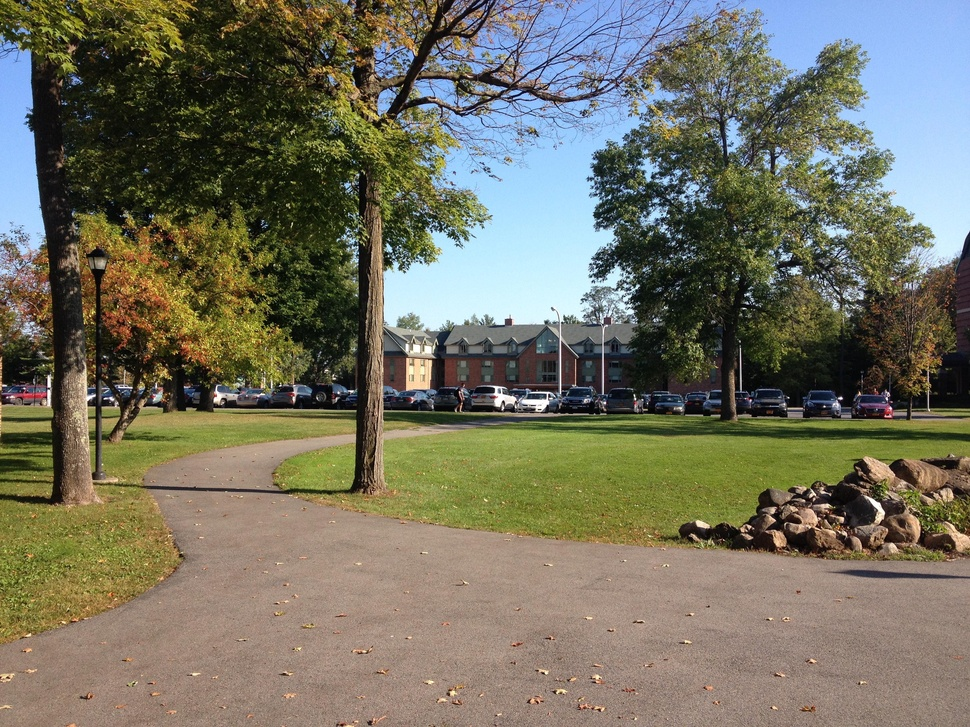
#> input picture Image1.jpg, 970 x 727 px, shrunk from 3264 x 2448 before the run
$ python script.py
#> lines starting #> are read from the running program, lines starting #| are printed output that depends on the picture
### a2.py
import cv2
import numpy as np
import scipy

def transform_image(input_image, transform_matrix, transform_type) -> cv2.Mat:
    """
    Transform an image using a given transform matrix and type.

    :param input_image: The image to be transformed.
    :param transform_matrix: The transform matrix.
    :param transform_type: The type of transform to be applied.
    :return: The transformed image.
    """


    width = input_image.shape[1]
    height = input_image.shape[0]

    orig_coords = np.meshgrid(np.arange(width), np.arange(height))

    transform_types = ['translation', 'rotation', 'scaling', 'shear', 'affine', 'reflection', 'homography']

    assert transform_type in transform_types, 'Invalid transform type.'

    # Step 1: Create placeholder for output image

    new_width, new_height, shift_x, shift_y = get_i_prime(input_image, transform_matrix)
    shifted_matrix = np.array([[1, 0, shift_x], [0, 1, shift_y], [0, 0, 1]])
    inverse_shifted_matrix = np.array([[1, 0, -shifted_matrix[0, 2]], [0, 1, -shifted_matrix[1, 2]], [0, 0, 1]])

    # Step 2/3: Select correct type of transform matrix, invert transform matrix
    if transform_type == 'translation':
        inverse_transform_matrix = np.array([[1, 0, -transform_matrix[0, 2]], [0, 1, -transform_matrix[1, 2]], [0, 0, 1]])
    elif transform_type == 'rotation':
        inverse_transform_matrix = np.array([[transform_matrix[0, 0], transform_matrix[1, 0], 0], [transform_matrix[0, 1], transform_matrix[1, 1], 0], [0, 0, 1]])
    elif transform_type == 'scaling':
        inverse_transform_matrix = np.array([[1/transform_matrix[0, 0], 0, 0], [0, 1/transform_matrix[1, 1], 0], [0, 0, 1]])
    elif transform_type == 'shear':
        inverse_transform_matrix = np.array([[1, -transform_matrix[0, 1], 0], [-transform_matrix[1, 0], 1, 0], [0, 0, 1]])
    elif transform_type == 'affine':
        inverse_transform_matrix = np.linalg.inv(transform_matrix)
    elif transform_type == 'reflection':
        inverse_transform_matrix = np.array([[1, 0, 0], [0, -1, 0], [0, 0, 1]])
    elif transform_type == 'homography':
        inverse_transform_matrix = np.linalg.inv(transform_matrix)

    # Step 4/5: For each (x', y') in I', find corresponding (x, y) in I, set I'(x', y') = I(x, y) using bilinear interpolation

    new_image = cv2.warpPerspective(input_image, inverse_transform_matrix.astype('float32') @ inverse_shifted_matrix, (new_width, new_height), flags=cv2.WARP_INVERSE_MAP)
    cv2.imshow('My Window', new_image)
    cv2.waitKey(0)

    return new_image

def get_i_prime(img, transform_matrix) -> cv2.Mat:
    img_corners = np.array([[0, 0, 1], [0, img.shape[0], 1], [img.shape[1], 0, 1], [img.shape[1], img.shape[0], 1]])

    new_corners = transform_matrix @ img_corners.T

    min_x = int(new_corners[0].min())
    max_x = int(new_corners[0].max())
    min_y = int(new_corners[1].min())
    max_y = int(new_corners[1].max())
    shift_x = 0
    shift_y = 0
    if min_x < 0:
        shift_x = abs(min_x)
        min_x += int(shift_x)
        max_x += int(shift_x)

    if min_y < 0:
        shift_y = abs(min_y)
        min_y += int(shift_y)
        max_y += int(shift_y)


    newH = max_y - min_y
    newW = max_x - min_x


    return newW, newH, shift_x, shift_y


# [49 lines that do not run on import are left out]

### script.py
import cv2
import numpy as np
import random
from a2 import transform_image
import tracemalloc

def estimateTransform(im1_points, im2_points):
    num_points = len(im1_points)
    P = np.zeros((2*num_points, 9))
    r = np.zeros((2*num_points,))
    for i in range(num_points):
        x, y = im1_points[i][0]
        u, v = im2_points[i][0]
        P[2*i] = [-x, -y, -1, 0, 0, 0, u*x, u*y, u]
        P[2*i+1] = [0, 0, 0, -x, -y, -1, v*x, v*y, v]
        r[2*i] = -u
        r[2*i+1] = -v
    _, _, vt = np.linalg.svd(P)
    q = vt.T[:, -1]
    A = np.reshape(q, (3, 3))
    return A / A[2, 2]

def estimateTransformRANSAC(im1_points, im2_points):
    num_points = len(im1_points)
    threshold = 5
    k = im1_points.shape[0]
    best_inliers = []
    best_A = None
    for i in range(1000):  # Number of RANSAC iterations
        # Select k random correspondences
        rand_indices = random.sample(range(num_points), k)
        rand_im1_pts = np.float32([im1_points[j] for j in rand_indices]).reshape(-1, 1, 2)
        rand_im2_pts = np.float32([im2_points[j] for j in rand_indices]).reshape(-1, 1, 2)

        # Estimate transformation using the k correspondences
        A = estimateTransform(rand_im1_pts, rand_im2_pts)

        # Compute error for all correspondences
        errors = np.zeros(num_points)
        for j in range(num_points):
            im1_pt = np.array([im1_points[j]])
            im2_pt = np.array([im2_points[j]])
            transformed_pt = cv2.perspectiveTransform(im1_pt.reshape(1, 1, 2), A)
            errors[j] = np.linalg.norm(transformed_pt - im2_pt)

        # Count inliers
        inliers = np.where(errors < threshold)[0]
        if len(inliers) > len(best_inliers):
            best_inliers = inliers
            best_A = estimateTransform(
                np.float32([im1_points[j] for j in inliers]).reshape(-1, 1, 2),
                np.float32([im2_points[j] for j in inliers]).reshape(-1, 1, 2)
            )

    return best_A

tracemalloc.start()
print(tracemalloc.get_traced_memory())

img1 = cv2.imread("Image1.jpg", cv2.IMREAD_GRAYSCALE)
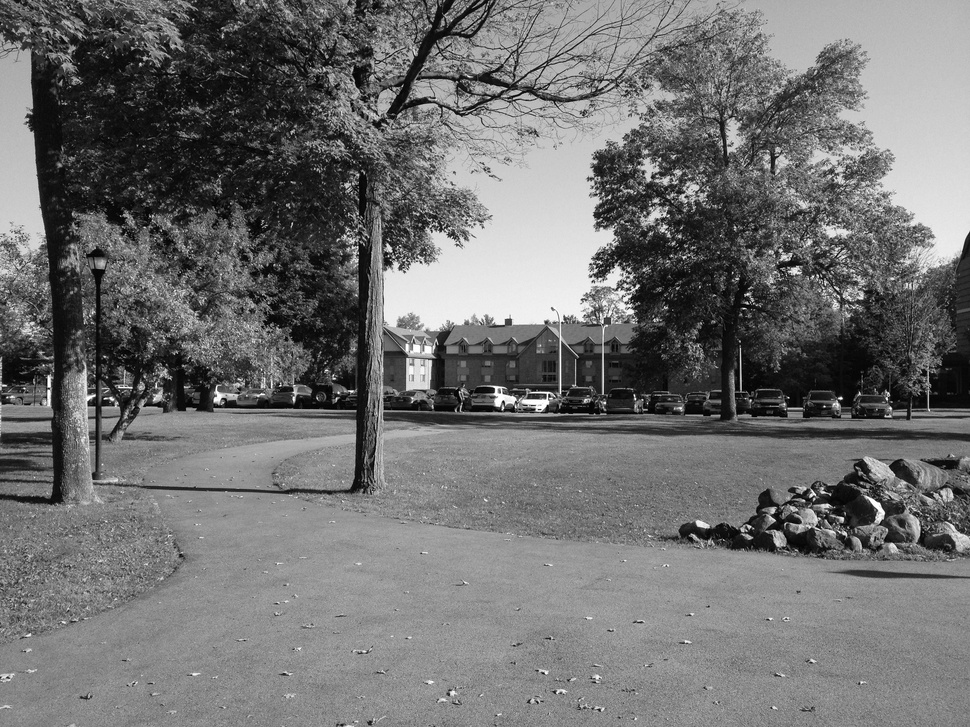
#> img1: shape (727, 970); min 0, max 255, mean 112.2
img2 = cv2.imread("Image2.jpg", cv2.IMREAD_GRAYSCALE)
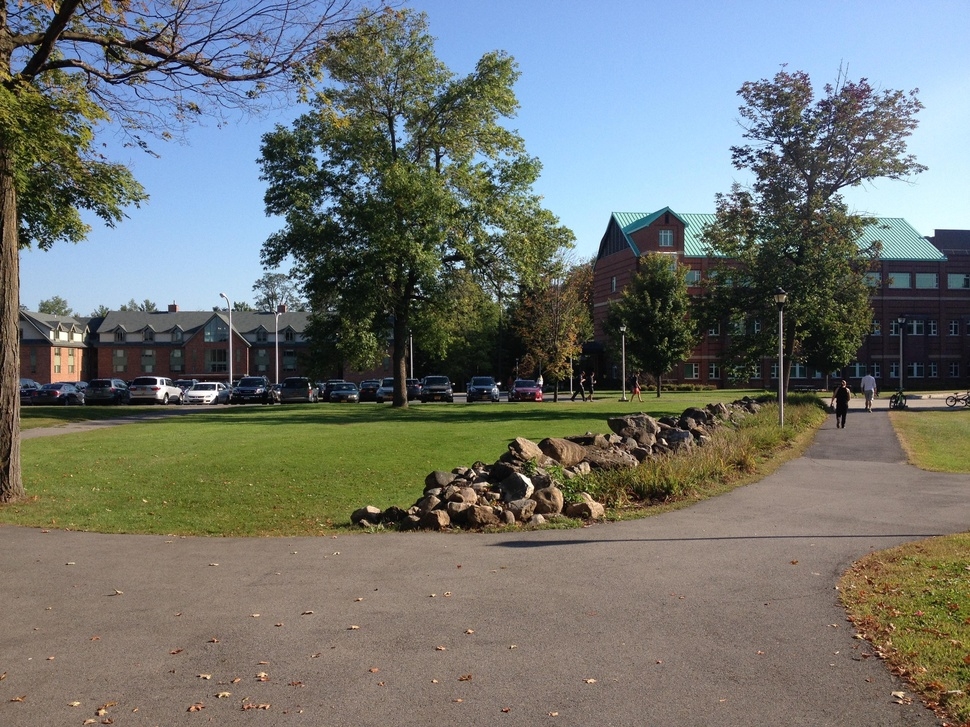
#> input picture Image2.jpg, 970 x 727 px, shrunk from 3264 x 2448 before the run
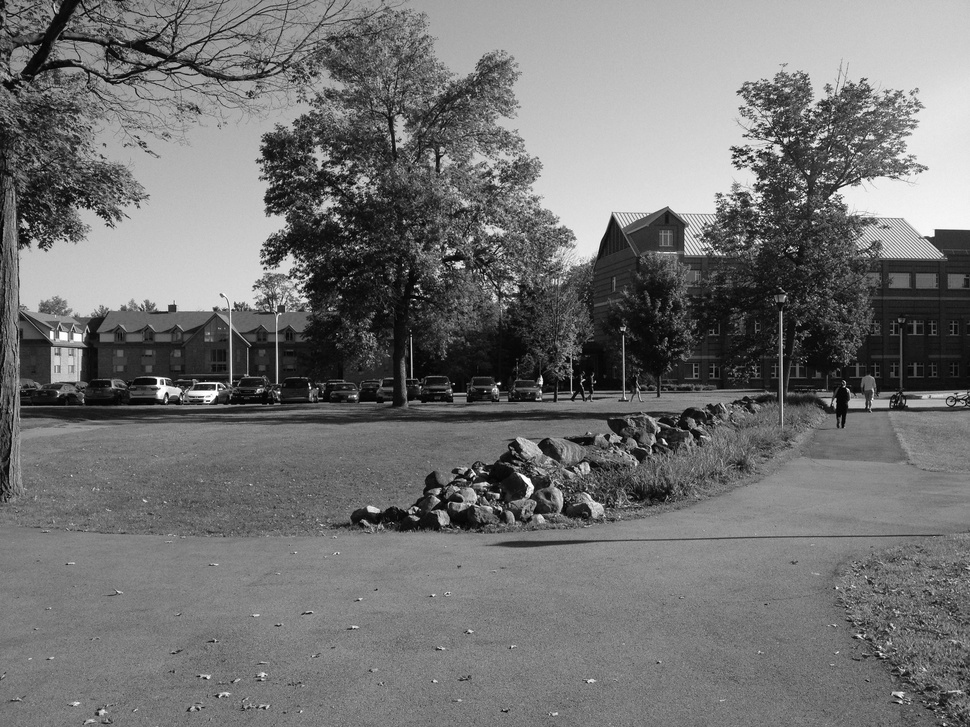
#> img2: shape (727, 970); min 0, max 255, mean 113.9

img1 = cv2.resize(img1, (0,0), fx=0.1, fy=0.1)
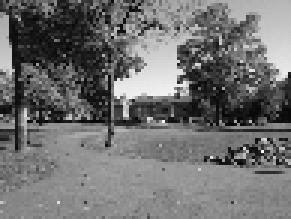
#> img1: shape (73, 97) (shown 3 times larger); min 6, max 252, mean 112.6
img2 = cv2.resize(img2, (0,0), fx=0.1, fy=0.1)
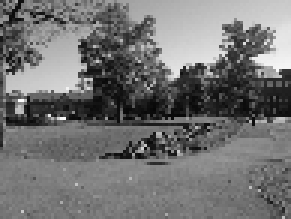
#> img2: shape (73, 97) (shown 3 times larger); min 6, max 252, mean 114.2

sift = cv2.xfeatures2d.SIFT_create()

print(tracemalloc.get_traced_memory())

kp1, feat1 = sift.detectAndCompute(img1, None)
#> kp1 = 72 keypoints; strongest (x, y, size): (51, 25, 11.9), (42, 30, 5.9), (8, 38, 2), (39, 31, 2)
kp1 = [k for k in kp1 if k.pt is not None]
kp2, feat2 = sift.detectAndCompute(img2, None)
#> kp2 = 58 keypoints; strongest (x, y, size): (66, 22, 1.9), (58, 25, 1.9), (19, 23, 11.6), (86, 20, 2.5)
kp2 = [k for k in kp2 if k.pt is not None]

bf = cv2.BFMatcher(crossCheck = True)
matches = bf.match(feat1, feat2)
#> matches = 34 matches

good_matches = [m for m in matches if kp1[m.queryIdx].pt is not None and kp2[m.trainIdx].pt is not None]
#> good_matches = 34 matches
good_matches = sorted(good_matches, key=lambda x: x.distance)

img1_pts = np.float32([kp1[m.queryIdx].pt for m in good_matches]).reshape(-1, 1, 2)
#> img1_pts = 34 rows, first 8: [60.74, 16.82], [79.08, 5.29], [72.71, 21.83], [45.55, 20.94], [72.73, 32.75], [79.93, 45.34], [87.96, 10.82], [84.03, 36.63]
img2_pts = np.float32([kp2[m.trainIdx].pt for m in good_matches]).reshape(-1, 1, 2)
#> img2_pts = 34 rows, first 8: [27.66, 15.11], [45.07, 5.58], [40.07, 21.16], [10.44, 18.73], [40.18, 31.77], [45.94, 43.89], [53.15, 11.88], [50.23, 35.84]

del kp1, kp2, feat1, feat2, matches, bf, good_matches, sift, img1, img2

print(tracemalloc.get_traced_memory())

A = estimateTransformRANSAC(img1_pts, img2_pts)
#> in estimateTransformRANSAC, `num_points = len(im1_points)`: num_points = 34
#> the loop in estimateTransformRANSAC, `for i in range(1000):` made 1000 passes
#> A = [[0.0118, -0.00564, -2.84e-05], [0.00302, 0.00223, 5.09e-05], [-0.0108, -0.00801, 1]]

del img1_pts, img2_pts

print(tracemalloc.get_traced_memory())

A_inv = np.linalg.inv(A)
#> A_inv = [[51.53, 130.5, -0.00518], [-69.78, 272.2, -0.0158], [4.09e-07, 3.6, 1]]

del A

print(tracemalloc.get_traced_memory())

img2 = cv2.imread("Image2.jpg", cv2.IMREAD_GRAYSCALE)

img2 = cv2.resize(img2, (0,0), fx=0.1, fy=0.1)

print(tracemalloc.get_traced_memory())

im2_transformed = transform_image(img2, A_inv, 'homography')
#> in get_i_prime, `new_corners = transform_matrix @ img_corners.T`: new_corners = [[-0.00518, 9526.1, 4998.3, 14524.4], [-0.0158, 19871.1, -6768.4, 13102.7], [1, 263.5, 1, 263.5]]
#> in get_i_prime, `min_x = int(new_corners[0].min())`: min_x = 0
#> in get_i_prime, `max_x = int(new_corners[0].max())`: max_x = 14524
#> in get_i_prime, `min_y = int(new_corners[1].min())`: min_y = -6768
#> in get_i_prime, `max_y = int(new_corners[1].max())`: max_y = 19871
#> in get_i_prime, `shift_y = abs(min_y)`: shift_y = 6768
#> in get_i_prime, `min_y += int(shift_y)`: min_y = 0
#> in get_i_prime, `max_y += int(shift_y)`: max_y = 26639
#> in get_i_prime, `newW = max_x - min_x`: newW = 14524
#> in transform_image, `new_width, new_height, shift_x, shift_y = get_i_prime(input_image, tra..`: new_height = 26639; shift_x = 0; shift_y = 6768
#> in transform_image, `shifted_matrix = np.array([[1, 0, shift_x], [0, 1, shift_y], [0, 0, 1]])`: shifted_matrix = [[1, 0, 0], [0, 1, 6768], [0, 0, 1]]
#> in transform_image, `inverse_shifted_matrix = np.array([[1, 0, -shifted_matrix[0, 2]], [0, ..`: inverse_shifted_matrix = [[1, 0, 0], [0, 1, -6768], [0, 0, 1]]
#> in transform_image, `inverse_transform_matrix = np.linalg.inv(transform_matrix)`: inverse_transform_matrix has the same summary as A outside transform_image

cv2.imshow('Image 2 Transformed', im2_transformed)
cv2.waitKey(0)
cv2.destroyAllWindows()
